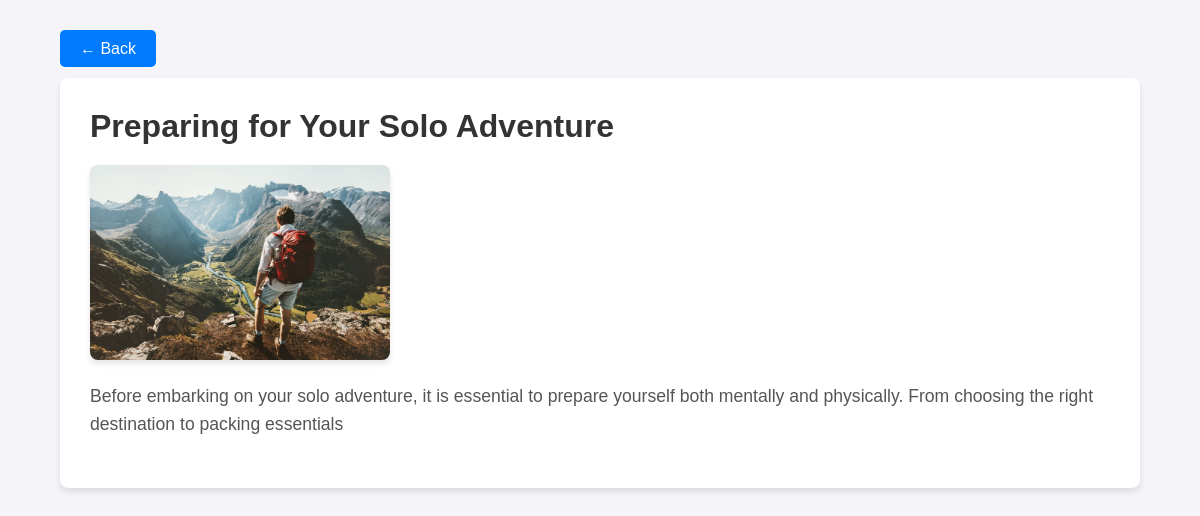
The page /tip/1/ on the database its author committed.
### app1/models.py (models this page shows, shortened)
class TravelTip(models.Model):
    title = models.CharField(max_length=255)
    short_description = models.TextField(null=True, blank=True)
    long_description = models.TextField(null=True, blank=True,default='')
    image = models.ImageField(upload_to='traveltips/', null=True, blank=True)
    created_at = models.DateTimeField(auto_now_add=True)  # ✅ Add this line

### app1/views.py (the view)
# urls.py: path('tip/<int:tip_id>/', views.travel_tip_detail, name='tip_detail'),
def travel_tip_detail(request, tip_id):
    tip = get_object_or_404(TravelTip, pk=tip_id)
    return render(request, 'tip_detail.html', {'tip': tip})

### template/tip_detail.html (shortened to what this page needs)
{% load static %}
<!DOCTYPE html>
<html lang="en">
<head>
    <link rel="stylesheet" href="{% static 'travel_tips.css' %}">
</head>
<body>
    <div class="container">
        <section class="back-button-section">
            <a href="javascript:history.back()" class="back-button">← Back</a>
        </section>
        <section class="tip-details-section">
            <h2>{{ tip.title }}</h2>
            {% if tip.image %}
                <img src="{{ tip.image.url }}" alt="{{ tip.title }}" class="tip-image">
            {% endif %}
            <p>{{ tip.short_description }}</p>
        </section>
    </div>
</body>
</html>

### static/travel_tips.css (style rules this page uses)
body { font-family: 'Arial', sans-serif; margin: 0; padding: 0; background-color: #f9f9f9; transition: background-color 0.3s ease, color 0.3s ease; }
h1, h2, h3 { margin: 0; }
.back-button { padding: 10px 20px; background-color: #3498db; color: white; text-decoration: none; border-radius: 5px; margin-top: 20px; }

### template/tip_detail.html (style rules this page uses)
body { font-family: Arial, sans-serif; margin: 0; padding: 0; background-color: #f4f4f9; color: #333; }
.container { width: 90%; max-width: 1200px; margin: 0 auto; padding: 20px; }
.back-button-section { margin: 20px 0; }
.back-button { background-color: #007bff; color: white; padding: 10px 20px; text-decoration: none; border-radius: 5px; font-size: 16px; }
.tip-details-section { background-color: #fff; padding: 30px; border-radius: 8px; box-shadow: 0 4px 6px rgba(0, 0, 0, 0.1); margin-top: 20px; }
.tip-details-section h2 { font-size: 2em; margin-bottom: 20px; color: #333; }
.tip-details-section p { font-size: 1.1em; line-height: 1.6; color: #555; margin-bottom: 20px; }
.tip-image { display: inline-block; max-width: 300px; width: 100%; height: auto; margin-right: 20px; border-radius: 8px; box-shadow: 0 4px 6px rgba(0, 0, 0, 0.1); }

### rows shown on the page
TravelTip: title "Preparing for Your Solo Adventure", image (picture), short_description "Before embarking on your solo adventure, it is essential to prepare yourself both mentally and physically. From choosing the right destination to packing essentials"
